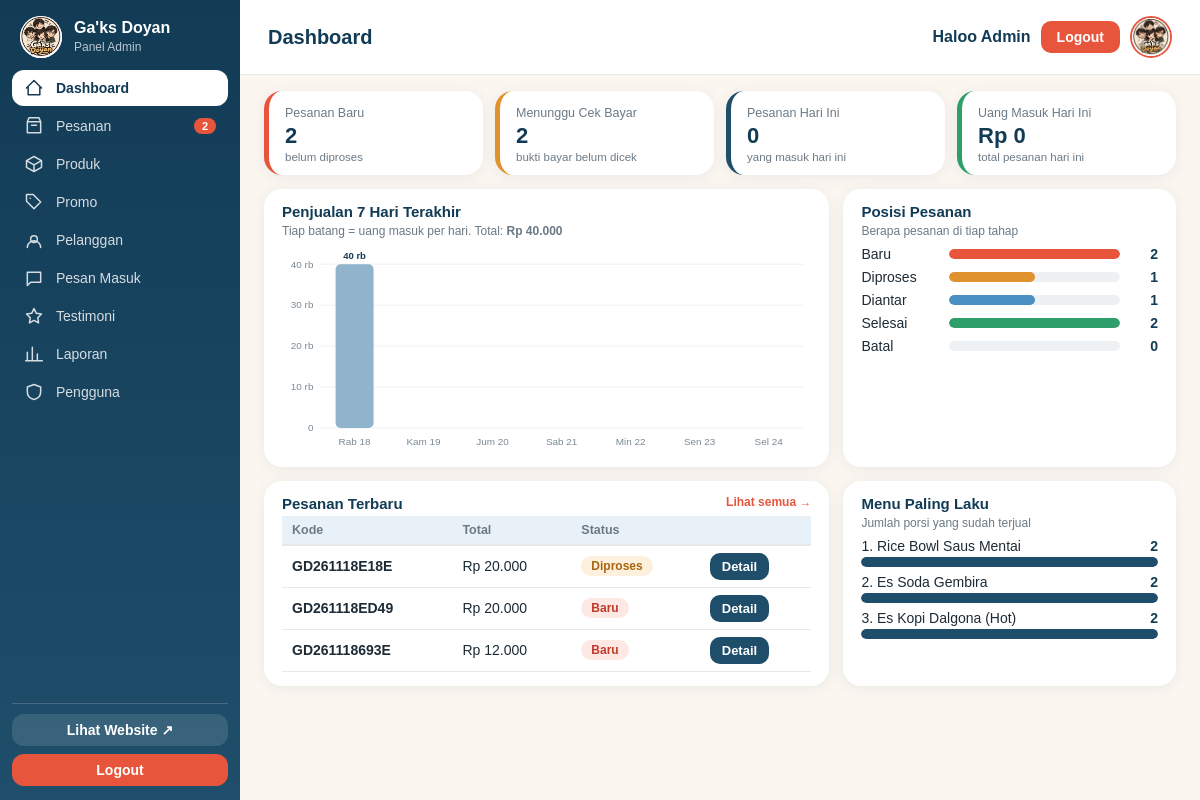
/admin/index.php (signed in), run on the app's committed database.
### tables this page shows
CREATE TABLE `pesanan` (
  `id` int(11) NOT NULL,
  `kode` varchar(30) NOT NULL,
  `user_id` int(11) DEFAULT NULL,
  `nama_pelanggan` varchar(100) DEFAULT NULL,
  `no_hp` varchar(30) DEFAULT NULL,
  `alamat` text DEFAULT NULL,
  `metode_ambil` varchar(20) NOT NULL DEFAULT 'Antar',
  `metode_bayar` varchar(30) NOT NULL DEFAULT 'Transfer Bank',
  `subtotal` int(11) NOT NULL DEFAULT 0,
  `ongkir` int(11) NOT NULL DEFAULT 0,
  `total` int(11) NOT NULL DEFAULT 0,
  `status` varchar(20) NOT NULL DEFAULT 'Baru',
  `status_bayar` varchar(30) NOT NULL DEFAULT 'Menunggu verifikasi',
  `catatan` text DEFAULT NULL,
  `created_at` timestamp NOT NULL DEFAULT current_timestamp()
);

### includes/skema.php (called while the page is built, shortened)
<?php
if (!function_exists('e')) { function e($s) { return htmlspecialchars((string)$s, ENT_QUOTES, 'UTF-8'); } }
function daftar_kolom(mysqli $k, string $tabel): array {
    static $cache = [];
    if (isset($cache[$tabel])) return $cache[$tabel];
    $cache[$tabel] = [];
    $r = @$k->query("SHOW COLUMNS FROM `$tabel`");
    if ($r) while ($b = $r->fetch_assoc()) $cache[$tabel][] = $b['Field'];
    return $cache[$tabel];
}
function pilih_kolom(mysqli $k, string $tabel, array $kandidat): ?string {
    $ada = daftar_kolom($k, $tabel);
    foreach ($kandidat as $c) if (in_array($c, $ada, true)) return $c;
    return null;
}
function f(array $baris, array $kandidat, $bawaan = '') {
    foreach ($kandidat as $c) if (array_key_exists($c, $baris) && $baris[$c] !== null && $baris[$c] !== '') return $baris[$c];
    return $bawaan;
}

### config/koneksi.php (called while the page is built, shortened)
<?php
function rupiah($angka) {
    return "Rp " . number_format($angka, 0, ',', '.');
}
?>

### admin/index.php (the view, shortened to what this page needs)
<?php
require_once '../config/koneksi.php';
require_once '../includes/grafik.php';
$c = kolom_pesanan($koneksi);
function tanya(mysqli $k, string $sql) { try { return $k->query($sql) ?: null; } catch (Throwable $x) { return null; } }
function satu(mysqli $k, string $sql) { $r = tanya($k, $sql); return $r ? (int)($r->fetch_row()[0] ?? 0) : 0; }
$kBayar = pilih_kolom($koneksi, 'pesanan', ['status_bayar','status_pembayaran','pembayaran']);
$baru  = satu($koneksi, "SELECT COUNT(*) FROM pesanan WHERE status='Baru'");
$verif = $kBayar ? satu($koneksi, "SELECT COUNT(*) FROM pesanan WHERE `$kBayar`='Menunggu verifikasi' AND status<>'Batal'") : 0;
$hariIni = $omzet = 0;
if ($c['tgl']) {
    $hariIni = satu($koneksi, "SELECT COUNT(*) FROM pesanan WHERE DATE(`{$c['tgl']}`)=CURDATE()");
    if ($c['total']) $omzet = satu($koneksi, "SELECT COALESCE(SUM(`{$c['total']}`),0) FROM pesanan WHERE DATE(`{$c['tgl']}`)=CURDATE() AND status<>'Batal'");
}
$hari = ['Min','Sen','Sel','Rab','Kam','Jum','Sab'];
$per = data_harian($koneksi, date('Y-m-d', strtotime('-6 days')), date('Y-m-d'));
$grafik = []; $total7 = 0;
foreach ($per as $tgl => $n) {
    $grafik[] = ['label' => $hari[date('w', strtotime($tgl))] . ' ' . date('d', strtotime($tgl)), 'nilai' => $n, 'ini' => $tgl === date('Y-m-d')];
    $total7 += $n;
}
$status = ['Baru' => 0, 'Diproses' => 0, 'Diantar' => 0, 'Selesai' => 0, 'Batal' => 0];
$r = tanya($koneksi, "SELECT status, COUNT(*) n FROM pesanan GROUP BY status");
if ($r) while ($b = $r->fetch_assoc()) if (isset($status[$b['status']])) $status[$b['status']] = (int)$b['n'];
$maksS = max(1, max($status));
$laris = [];
$kq = pilih_kolom($koneksi, 'pesanan_detail', ['jumlah','qty','kuantitas']);
$kn = pilih_kolom($koneksi, 'pesanan_detail', ['nama_produk','nama','produk_nama']);
$kp = pilih_kolom($koneksi, 'pesanan_detail', ['produk_id','id_produk']);
if ($kq) {
    if ($kn) $sql = "SELECT `$kn` nama, SUM(`$kq`) qty FROM pesanan_detail GROUP BY `$kn` ORDER BY qty DESC LIMIT 3";
    elseif ($kp) $sql = "SELECT p.nama nama, SUM(d.`$kq`) qty FROM pesanan_detail d JOIN produk p ON p.id=d.`$kp` GROUP BY d.`$kp` ORDER BY qty DESC LIMIT 3";
    else $sql = '';
    if ($sql && ($r = tanya($koneksi, $sql))) while ($b = $r->fetch_assoc()) $laris[] = $b;
}
$terbaru = [];
$urut = $c['tgl'] ? "`{$c['tgl']}` DESC" : 'id DESC';
if ($r = tanya($koneksi, "SELECT * FROM pesanan ORDER BY $urut LIMIT 3")) while ($b = $r->fetch_assoc()) $terbaru[] = $b;
include '../includes/admin_header.php';
?>
<div class="ad-stat">
  <div class="ad-st c"><small>Pesanan Baru</small><b><?= $baru ?></b><em>belum diproses</em></div>
  <div class="ad-st k"><small>Menunggu Cek Bayar</small><b><?= $verif ?></b><em>bukti bayar belum dicek</em></div>
  <div class="ad-st"><small>Pesanan Hari Ini</small><b><?= $hariIni ?></b><em>yang masuk hari ini</em></div>
  <div class="ad-st h"><small>Uang Masuk Hari Ini</small><b><?= rupiah($omzet) ?></b><em>total pesanan hari ini</em></div>
</div>
<div class="ad-dua">
  <div class="ad-card">
    <h2>Penjualan 7 Hari Terakhir</h2>
    <p class="ad-sub">Tiap batang = uang masuk per hari. Total: <b><?= rupiah($total7) ?></b></p>
    <?= grafik_batang($grafik, 640, 175) ?>
  </div>
  <div class="ad-card">
    <h2>Posisi Pesanan</h2>
    <p class="ad-sub">Berapa pesanan di tiap tahap</p>
    <?php foreach ($status as $s => $n): ?>
      <div class="sr-baris"><span><?= $s ?></span><div class="sr-track"><div class="sr-bar sr-<?= $s ?>" style="width:<?= round($n / $maksS * 100) ?>%"></div></div><b><?= $n ?></b></div>
    <?php endforeach; ?>
  </div>
</div>
<div class="ad-dua" style="margin-bottom:0">
  <div class="ad-card">
    <h2>Pesanan Terbaru <a href="pesanan.php" style="float:right;font-size:12px;color:var(--ad-coral);text-decoration:none">Lihat semua &rarr;</a></h2>
    <?php if (!$terbaru): ?><div class="ad-kosong">Belum ada pesanan.</div><?php else: ?>
    <div class="ad-scroll"><table class="ad-tabel">
      <tr><th>Kode</th><th>Total</th><th>Status</th><th></th></tr>
      <?php foreach ($terbaru as $p): $st = $p['status'] ?? ''; ?>
      <tr>
        <td><b><?= e(f($p, ['kode','kode_pesanan'], '#' . ($p['id'] ?? ''))) ?></b></td>
        <td><?= rupiah((int)f($p, ['total','total_harga','grand_total','total_bayar'], 0)) ?></td>
        <td><span class="ad-badge <?= $st === 'Selesai' ? 'hijau' : ($st === 'Baru' ? 'coral' : ($st === 'Batal' ? 'abu' : 'kuning')) ?>"><?= e($st) ?></span></td>
        <td><a class="ad-btn kecil biru" href="pesanan_detail.php?id=<?= (int)$p['id'] ?>">Detail</a></td>
      </tr>
      <?php endforeach; ?>
    </table></div>
    <?php endif; ?>
  </div>
  <div class="ad-card">
    <h2>Menu Paling Laku</h2>
    <p class="ad-sub">Jumlah porsi yang sudah terjual</p>
    <?php if (!$laris): ?><div class="ad-kosong">Belum ada penjualan.</div><?php else: $mk = max(1, (int)$laris[0]['qty']); foreach ($laris as $i => $b): ?>
      <div class="sr-baris" style="grid-template-columns:1fr 28px"><span><?= ($i + 1) . '. ' . e($b['nama']) ?></span><b><?= (int)$b['qty'] ?></b></div>
      <div class="sr-track" style="margin-top:-4px"><div class="sr-bar" style="width:<?= round($b['qty'] / $mk * 100) ?>%"></div></div>
    <?php endforeach; endif; ?>
  </div>
</div>
<?php include '../includes/admin_footer.php'; ?>

### assets/css/admin.css (style rules this page uses)
:root { --navy: #123b55; --navy2: #1f4e6b; --navy3: #2a6489; --coral: #e8553d; --coral-dark: #cc4128; --coral-lt: #fdebe6; --latar: #f4f6f9; --garis: #e7ebf0; --teks: #1e2a36; --abu: #6b7886; --merah: #d64545; --biru: #1f4e6b; --biru-gelap: #123b55; --biru-muda: #e8f1f8; --oranye: #e8553d; }
* { box-sizing: border-box; font-family: "Poppins", Arial, sans-serif; }
body { margin: 0; background: var(--latar); color: var(--teks); }
table { width: 100%; border-collapse: collapse; font-size: 14px; }
th, td { padding: 13px 12px; text-align: left; border-bottom: 1px solid var(--garis); }
th { background: var(--biru-muda); color: var(--navy2); font-weight: 600; font-size: 13px; }

### assets/css/admin-extra.css (style rules this page uses)
:root { --ad-navy: #123b55; --ad-navy2: #1f4e6b; --ad-coral: #e8553d; --ad-krem: #fbf6f0; --ad-teks: #1d2b36; --ad-abu: #6b7a86; --ad-garis: #e6e9ec; --ad-hijau: #2e9e6b; --ad-kuning: #e0922f; }
body.ad { display: block; margin: 0; background: var(--ad-krem); color: var(--ad-teks); font-family: "Segoe UI", system-ui, sans-serif; min-height: 100vh; }
.ad-card { background: #fff; border-radius: 18px; padding: 22px; box-shadow: 0 2px 14px rgba(18, 59, 85, 0.07); margin-bottom: 22px; }
.ad-card h2 { margin: 0 0 4px; font-size: 17px; color: var(--ad-navy); }
.ad-sub { color: var(--ad-abu); font-size: 13px; margin: 0 0 16px; }
.ad-stat { display: grid; grid-template-columns: repeat(4, 1fr); gap: 16px; margin-bottom: 22px; }
.ad-st { background: #fff; border-radius: 18px; padding: 18px 20px; box-shadow: 0 2px 14px rgba(18, 59, 85, 0.07); border-left: 5px solid var(--ad-navy2); }
.ad-st.c { border-color: var(--ad-coral); }
.ad-st.h { border-color: var(--ad-hijau); }
.ad-st.k { border-color: var(--ad-kuning); }
.ad-st small { color: var(--ad-abu); font-size: 13px; }
.ad-st b { display: block; font-size: 26px; margin-top: 6px; color: var(--ad-navy); }
.ad-dua { display: grid; grid-template-columns: 1.7fr 1fr; gap: 22px; }
.ad-dua > .ad-card { margin-bottom: 0; }
.sr-baris { display: grid; grid-template-columns: 78px 1fr 28px; align-items: center; gap: 10px; margin: 12px 0; font-size: 14px; }
.sr-track { height: 10px; background: #eef1f3; border-radius: 10px; overflow: hidden; }
.sr-bar { height: 100%; border-radius: 10px; background: var(--ad-navy2); }
.sr-Baru { background: var(--ad-coral); }
.sr-Diproses { background: var(--ad-kuning); }
.sr-Diantar { background: #4a90c2; }
.sr-Selesai { background: var(--ad-hijau); }
.sr-baris b { text-align: right; color: var(--ad-navy); }
.ad-tabel { width: 100%; border-collapse: collapse; font-size: 14px; }
.ad-tabel th { text-align: left; color: var(--ad-abu); font-weight: 600; font-size: 12.5px; padding: 10px 12px; border-bottom: 2px solid var(--ad-garis); white-space: nowrap; }
.ad-tabel td { padding: 12px; border-bottom: 1px solid var(--ad-garis); vertical-align: middle; }
.ad-scroll { overflow-x: auto; }
.ad-badge { display: inline-block; padding: 3px 10px; border-radius: 20px; font-size: 12px; font-weight: 700; background: #e8eef3; color: var(--ad-navy2); }
.ad-badge.coral { background: #fde8e3; color: #c0392b; }
.ad-badge.kuning { background: #fdf0dc; color: #a8650f; }
.ad-btn { display: inline-block; border: 0; border-radius: 10px; padding: 10px 18px; font: inherit; font-weight: 700; font-size: 14px; cursor: pointer; background: var(--ad-coral); color: #fff; text-decoration: none; }
.ad-btn.biru { background: var(--ad-navy2); }
.ad-btn.kecil { padding: 6px 12px; font-size: 13px; }

### admin/index.php (style rules this page uses)
.ad-stat { gap:12px;margin-bottom:14px }
.ad-st { padding:12px 16px }
.ad-st b { font-size:22px;margin-top:2px }
.ad-st small { font-size:12.5px }
.ad-st em { display:block;font-style:normal;font-size:11.5px;color:var(--ad-abu);margin-top:2px }
.ad-card { padding:14px 18px;margin-bottom:0 }
.ad-card h2 { font-size:15px }
.ad-sub { margin:0 0 8px;font-size:12px }
.ad-dua { gap:14px;margin-bottom:14px }
.ad-tabel th,.ad-tabel td { padding:7px 10px }
.sr-baris { margin:7px 0 }

### data on the page
pesanan: kode "GD261118E18E", total "Rp 20.000", status "Diproses"
pesanan: kode "GD261118ED49", total "Rp 20.000", status "Baru"
pesanan: kode "GD261118693E", total "Rp 12.000", status "Baru"

### other printed values
$t "Dashboard"
$t "Pesanan"
$lb "2"
$t "Produk"
$t "Promo"
$t "Pelanggan"
$t "Pesan Masuk"
$t "Testimoni"
$t "Laporan"
$t "Pengguna"
$_judul "Dashboard"
$baru "2"
$verif "2"
$hariIni "0"
rupiah($omzet) "Rp 0"
